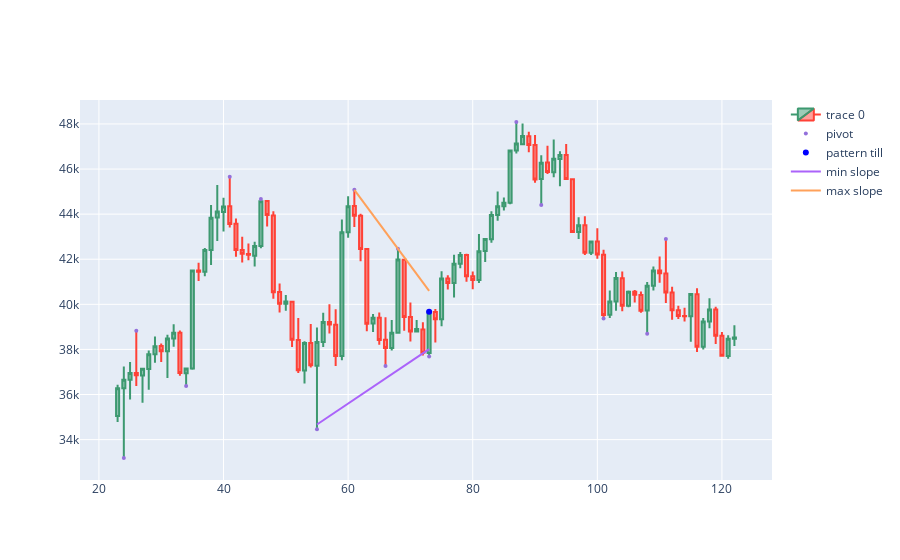
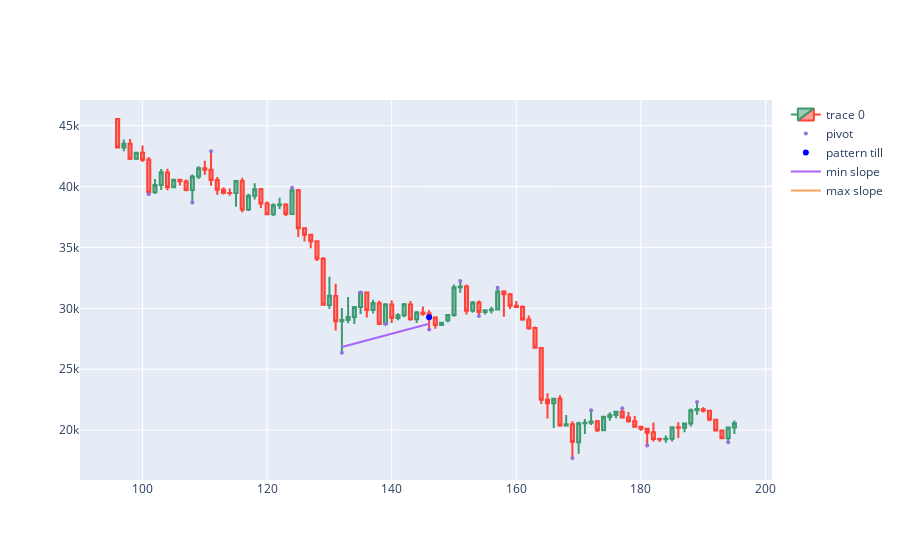

Notebook code for these charts, in order:
### Code cell
currdf = queryPatterns(validCandles, 'Symmetrical Triangle', 0.5)
for i in range(len(currdf)):
    triangle = visualizeValidCandle(df, currdf.iloc[i].candleid, backcandles=20, visualize=True)
